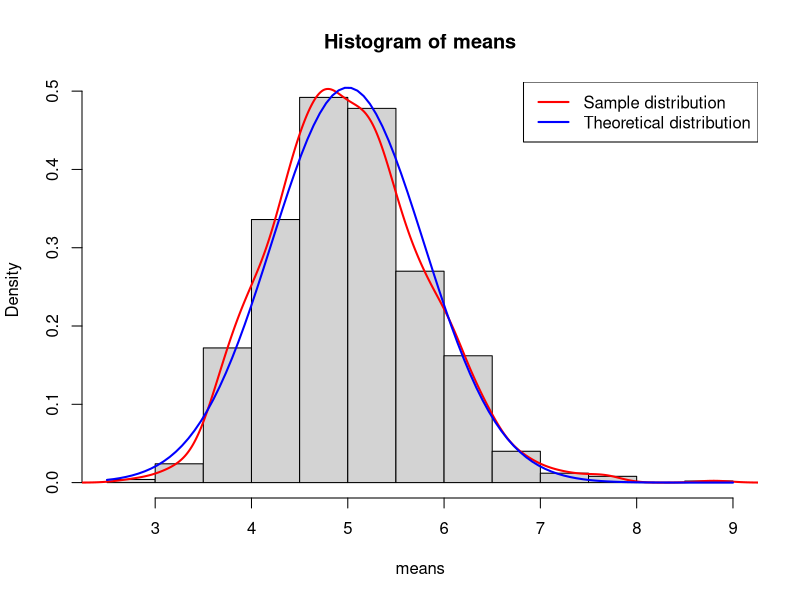
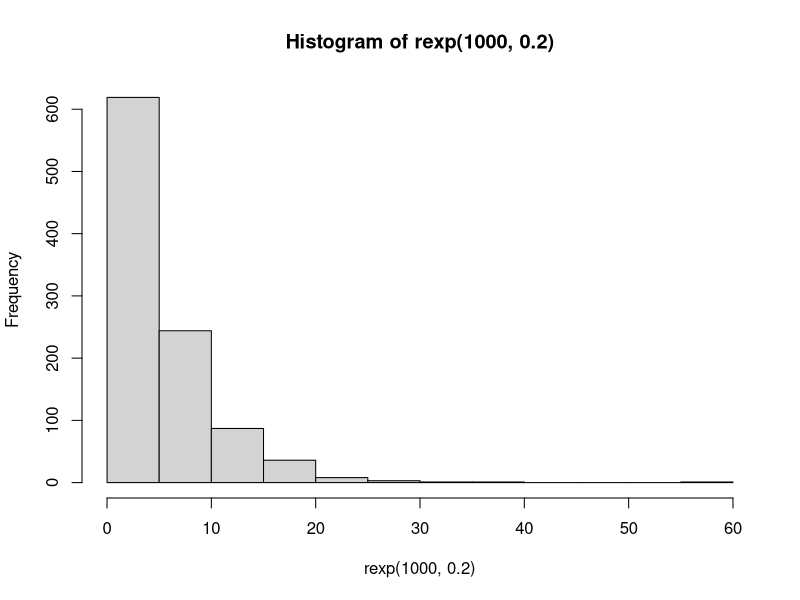
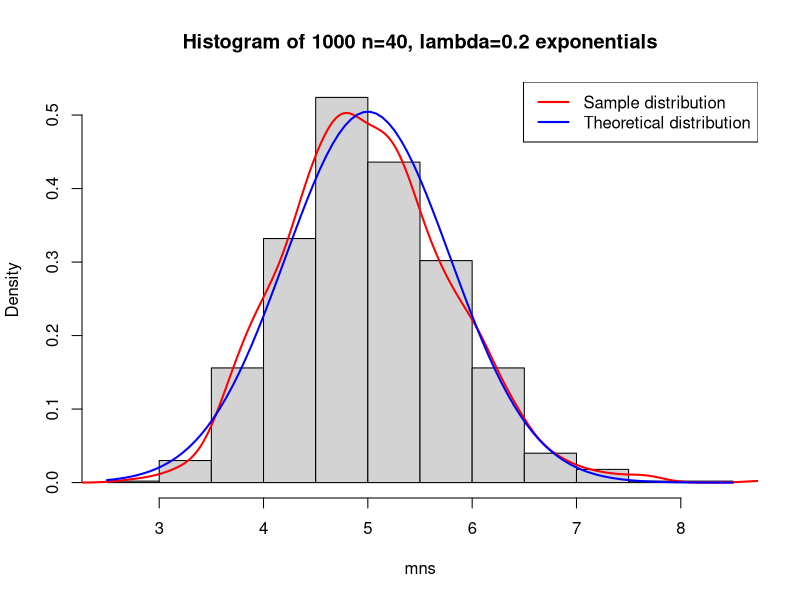

Here is the R script that generated these plots, in order:
## ---- chunk 1
knitr::opts_chunk$set(echo = TRUE)
## ---- chunk 2
means<-numeric(length(1000)) #Initialize the array "means"
for (i in 1:1000) { #loop through 1000 times for generating the rexp function
  expfunc <- rexp(40,0.2) #n=40, lambda=0.2
  means[i] <- mean(expfunc) #store the means of each of the iterations in the array "means"
}
sampmean <- mean(means) #The mean of all means in our sample mean
hist(means,freq=FALSE) #Plot histogram of the sample means. freq=FALSE displays the density instead of discrete counts
lines(density(means),col="red",lwd=2) #overlay the density curve atop it

curve(dnorm(x, mean=5, sd=5/sqrt(40)), add=TRUE, col="blue", lwd=2)
legend("topright", c("Sample distribution", "Theoretical distribution"), 
       col = c("red", "blue"), lwd = 2)
## ---- chunk 3
sampvan<-numeric(length(1000)) #Initialize the array sampvan (sample variance)
for (j in 1:length(means)) { #Looping 1000 times
  sampvan[j] <- (means[j] - mean(means))^2 #storing the difference between each mean and the mean of means
}

sampvance <- sum(sampvan)/(length(sampvan)-1) #calculating the sample variance
theovance <- ((1/0.2)^2)/40 #theorteical variance calculation
## ---- chunk 4
hist(rexp(1000, 0.2)) #histogram of exponential function with n=1000 and lambda=0.2
## ---- chunk 5
mns = NULL
for (i in 1 : 1000) mns = c(mns, mean(rexp(40,0.2))) #array of mean of exponential with n=40 and lambda = 0.2
hist(mns, main="Histogram of 1000 n=40, lambda=0.2 exponentials",freq=FALSE) #histogram of mean of 1000 exponentials
lines(density(means),col="red",lwd=2) #overlay the density curve atop it #density curve for that histogram

curve(dnorm(x, mean=5, sd=5/sqrt(40)), add=TRUE, col="blue", lwd=2) #curve of a normal function with mean = 5 and sd = 5/sqrt(40)
legend("topright", c("Sample distribution", "Theoretical distribution"), 
       col = c("red", "blue"), lwd = 2)
